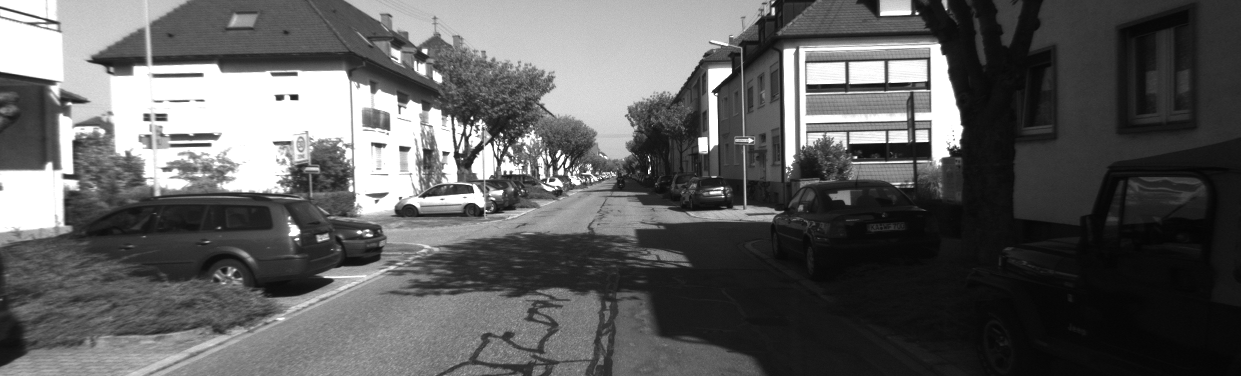
//> input picture data/000072.png, 1241 x 376 px, given in place of , which was not available
$ ./sift_extraction ../data/ ../data/ ../data/ out.png   (built with g++ and OpenCV 4)
//> lines starting //> are read from the running program, lines starting //| are printed output that depends on the picture; after the words box and inside, x2 and y2 are one past the last pixel; in counts of white or black regions, pixels touching at a corner belong together; pictures that were not available may be replaced by others from this repository, and a replacement may not be noted
#include <opencv2/opencv.hpp>
#include <fstream>


/**
 * @brief SIFT feature detection
 * @param img
 * @return
 */
void  detect_kps(const cv::Mat& img, std::vector<cv::KeyPoint>& keypoints, cv::Mat& descriptors) {
    cv::Ptr<cv::FeatureDetector> detector = cv::SIFT::create();
    detector->detect(img, keypoints);
    detector->compute(img, keypoints, descriptors);
}

/**
 * @brief
 * @param descriptors1
 * @param descriptors2
 * @return
 */
std::vector<cv::DMatch> feature_matching(std::vector<cv::KeyPoint>& kps1,
                                         std::vector<cv::KeyPoint>& kps2,
                                         cv::Mat& descriptors1,
                                         cv::Mat& descriptors2) {
    cv::Ptr<cv::DescriptorMatcher> matcher = cv::DescriptorMatcher::create("BruteForce");
    std::vector<cv::DMatch> matches, good_matches;
    matcher->match(descriptors1, descriptors2, matches);
    // filter matches by f matrix
    std::vector<cv::Point2f> pts1, pts2;
    std::vector<uchar> status12, status13;
    for ( auto& m:matches ) {
        pts1.push_back( kps1[m.queryIdx].pt );
        pts2.push_back( kps2[m.trainIdx].pt );
    }
    cv::findFundamentalMat(pts1, pts2, cv::FM_RANSAC, 3, 0.99, status12);
    for ( int i=0; i<status12.size(); i++ ) {
        if ( status12[i] ) {
            good_matches.push_back(matches[i]);
        }
    }
    return good_matches;
}

/**
 * @brief find tri-matches from two matches list
 * @param matches12
 * @param matches13
 * @return
 */
std::vector<std::vector<int>> tri_matches(std::vector<cv::DMatch>& matches12, std::vector<cv::DMatch>& matches13) {
    std::vector<std::vector<int>> tri_matches;
    for ( auto& m12:matches12 ) {
        for ( auto& m13:matches13 ) {
            if ( m12.queryIdx == m13.queryIdx ) {
                std::vector<int> tri_match;
                tri_match.push_back(m12.queryIdx);
                tri_match.push_back(m12.trainIdx);
                tri_match.push_back(m13.trainIdx);
                tri_matches.push_back(tri_match);
            }
        }
    }
    return tri_matches;
}

void show_tri_matches(cv::Mat img1, cv::Mat img2, cv::Mat img3,
                      std::vector<cv::KeyPoint>& kps1, std::vector<cv::KeyPoint>& kps2, std::vector<cv::KeyPoint>& kps3,
                      std::vector<std::vector<int>>& tri_matches) {
    cv::Mat show1, show2, show3;
    show1 = img1.clone(); show2 = img2.clone(); show3 = img3.clone();

    // show matched key points
    for ( auto& m:tri_matches ) {
        cv::circle(show1, kps1[m[0]].pt, 3, cv::Scalar(0, 0, 255), -1);
        cv::circle(show2, kps2[m[1]].pt, 3, cv::Scalar(0, 0, 255), -1);
        cv::circle(show3, kps3[m[2]].pt, 3, cv::Scalar(0, 0, 255), -1);
    }

    // cat images
    cv::Mat cat12, cat;
    cv::hconcat(show1, show2, cat12);
    cv::hconcat(cat12, show3, cat);
    // draw lines
    for ( auto& m:tri_matches ) {
        cv::Point2f p1 = kps1[m[0]].pt;
        cv::Point2f p2 = kps2[m[1]].pt;
        cv::Point2f p3 = kps3[m[2]].pt;
        cv::line(cat, p1, p2 + cv::Point2f((float)img1.cols, 0), cv::Scalar(0, 255, 0), 1);
        cv::line(cat, p2 + cv::Point2f((float)img1.cols, 0), p3 + cv::Point2f((float)img1.cols + (float)img2.cols, 0), cv::Scalar(0, 255, 0), 1);
    }
    // show
    cv::imshow("matches", cat);
}

void save_matches_txt(const std::string& save_path,
                        const std::vector<cv::KeyPoint>& kps1,
                        const std::vector<cv::KeyPoint>& kps2,
                        const std::vector<cv::KeyPoint>& kps3,
                        std::vector<std::vector<int>>& tri_matches) {
    float fx = 718.856, fy = 718.856, cx = 607.1928, cy = 185.2157;

    std::ofstream fout(save_path);

    for ( auto& m:tri_matches ) {
        fout << (kps1[m[0]].pt.x - cx) / fx << " " << (kps1[m[0]].pt.y - cy) / fy << " "
             << (kps2[m[1]].pt.x - cx) / fx << " " << (kps2[m[1]].pt.y - cy) / fy << " "
             << (kps3[m[2]].pt.x - cx) / fx << " " << (kps3[m[2]].pt.y - cy) / fy << std::endl;

//        std::cout << kps1[m[0]].pt.x << " " << kps1[m[0]].pt.y << " "
//                  << kps2[m[1]].pt.x << " " << kps2[m[1]].pt.y << " "
//                  << kps3[m[2]].pt.x << " " << kps3[m[2]].pt.y << std::endl;
    }
    fout.close();
}

int main(int argc, char** argv) {

    if ( argc != 5 ) {
        std::cout << "usage: ./sift img1_dir img2_dir img3_dir output.txt" << std::endl;
        return 1;
    }

    const std::string img1_dir = argv[1];
    const std::string img2_dir = argv[2];
    const std::string img3_dir = argv[3];
    const std::string save_path = argv[4];

    // load images
    cv::Mat img1 = cv::imread(img1_dir);
//> img1 is the input picture: 376 rows x 1241 cols, CV_8UC3; min 4, max 255, mean 94.6
    cv::Mat img2 = cv::imread(img2_dir);
    cv::Mat img3 = cv::imread(img3_dir);

    // detect key points
    std::vector<cv::KeyPoint> kps1, kps2, kps3;
    cv::Mat des1, des2, des3;
    detect_kps(img1, kps1, des1);
//> in detect_kps, `detector->detect(img, keypoints);`: keypoints = 2396 keypoints; strongest (x, y, size): (294, 97, 4.8), (472, 118, 1.9), (279, 97, 4.8), (917, 13, 2.1)
//> kps1 has the same summary as keypoints in detect_kps
    detect_kps(img2, kps2, des2);
//> kps2 has the same summary as keypoints in detect_kps
    detect_kps(img3, kps3, des3);
//> kps3 has the same summary as keypoints in detect_kps

    // match key points
    std::vector<cv::DMatch> matches12 = feature_matching(kps1, kps2, des1, des2);
//> in feature_matching, `matcher->match(descriptors1, descriptors2, matches);`: matches = 2396 matches
//> after the loop in feature_matching, `for ( auto& m:matches )`: pts1 = 2396 Points (x, y), first 12: [3.15, 185], [5.88, 367], [6.07, 366.5], [7.02, 275], [9.71, 228.9], [11.31, 109.1], [11.42, 232], [12.07, 118.1], [12.27, 229.3], [15, 309], [15, 309], [15.65, 101.7]; pts2 has the same summary as pts1
//> in feature_matching, `cv::findFundamentalMat(pts1, pts2, cv::FM_RANSAC, 3, 0.99, status12);`: status12 = 2396 values from 1 to 1
//> after the loop in feature_matching, `for ( int i=0; i<status12.size(); i++ )`: good_matches = 2396 matches
//> matches12 = 2396 matches
    std::vector<cv::DMatch> matches13 = feature_matching(kps1, kps3, des1, des3);
//> matches13 = 2396 matches

    // tri matches
    std::vector<std::vector<int>> ids = tri_matches(matches12, matches13);
//> after the loop in tri_matches, `for ( auto& m12:matches12 )`: tri_matches = 2396 items
//> ids = 2396 items
    save_matches_txt(save_path, kps1, kps2, kps3, ids);
//> the loop in save_matches_txt, `for ( auto& m:tri_matches )` made 2396 passes
//> m on passes 1 to 3: [0, 0, 0], [1, 1, 1], [2, 2, 2]

    // show tri matches
    show_tri_matches(img1, img2, img3, kps1, kps2, kps3, ids);
//> the loop in show_tri_matches, `for ( auto& m:tri_matches )` made 2396 passes
//> after the loop in show_tri_matches, `for ( auto& m:tri_matches )`:
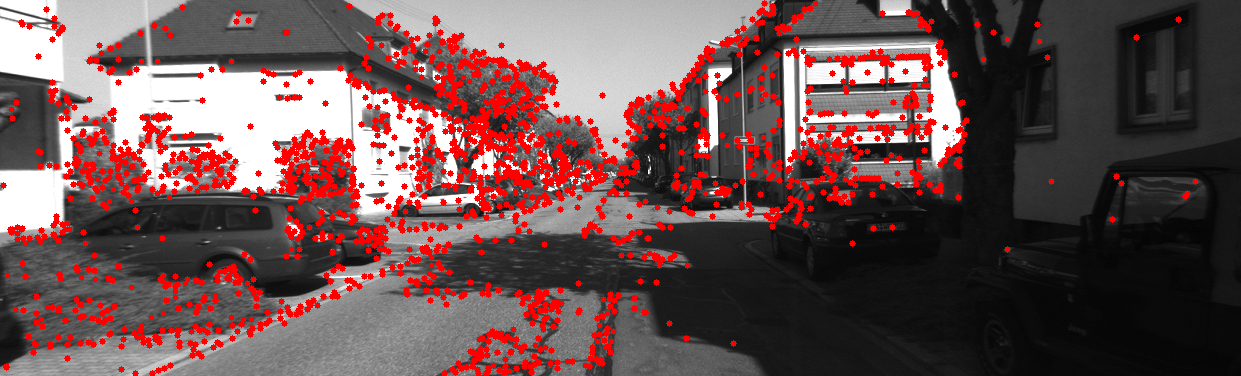
//> show1: 376 rows x 1241 cols, CV_8UC3; 11.05% of pixels changed, all inside (x1, y1, x2, y2) = (0, 0, 1199, 376)
//> in show_tri_matches, `cv::hconcat(show1, show2, cat12);`:
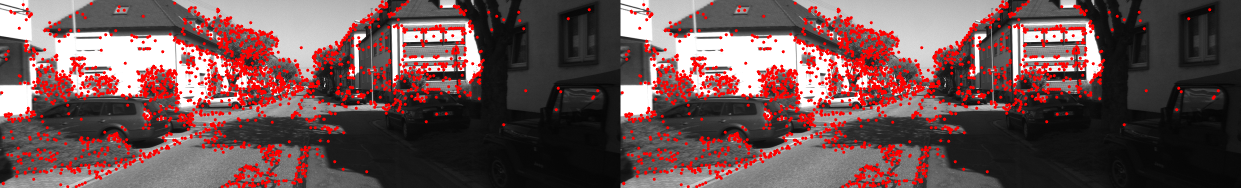
//> cat12: 376 rows x 2482 cols, CV_8UC3 (shown at 1/2 size); mean B, G, R 81, 81, 109.2
//> in show_tri_matches, `cv::hconcat(cat12, show3, cat);`:
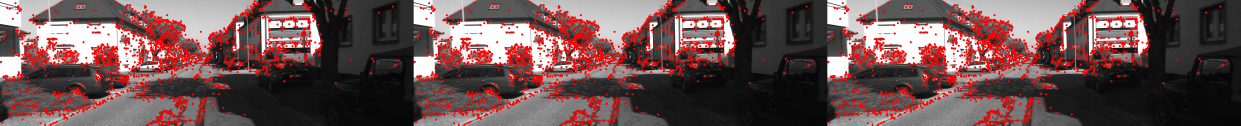
//> cat: 376 rows x 3723 cols, CV_8UC3 (shown at 1/3 size); mean B, G, R 81, 81, 109.2
//> the loop in show_tri_matches, `for ( auto& m:tri_matches )` made 2396 passes
//> (m, p3) on passes 1 to 3: ([0, 0, 0], Point(3.15, 185)), ([1, 1, 1], Point(5.88, 367)), ([2, 2, 2], Point(6.07, 366.5))
//> after the loop in show_tri_matches, `for ( auto& m:tri_matches )`:
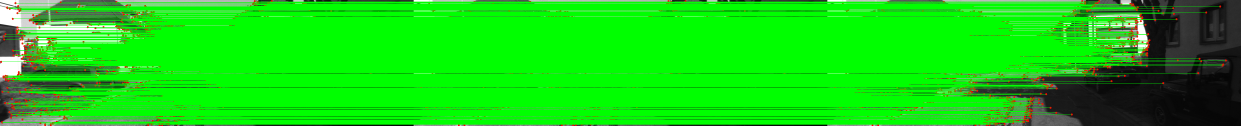
//> cat: 376 rows x 3723 cols, CV_8UC3 (shown at 1/3 size); mean B, G, R 17.2, 210.5, 20.4
    cv::waitKey(0);
}

$ run again, on data/000073.png
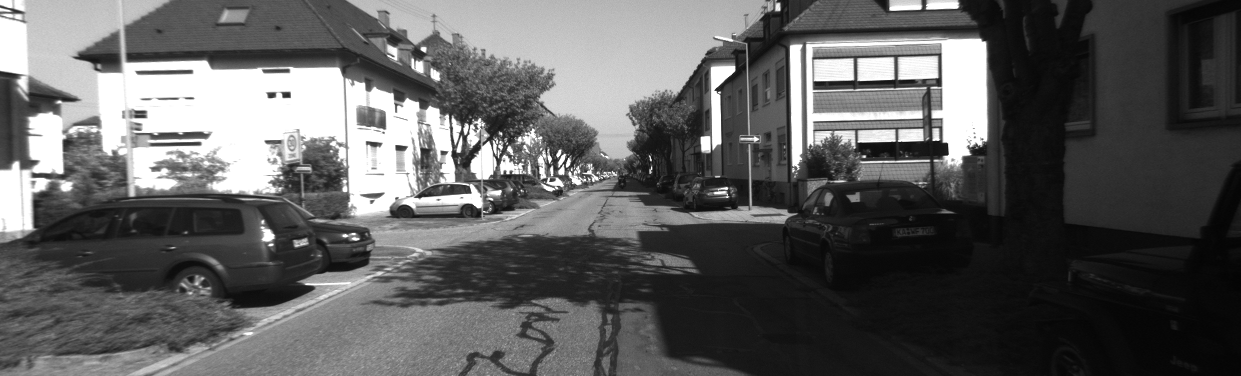
//> input picture data/000073.png, 1241 x 376 px, given in place of , which was not available
//> img1 is the input picture: 376 rows x 1241 cols, CV_8UC3; min 4, max 255, mean 93.9
//> keypoints = 2358 keypoints; strongest (x, y, size): (286, 95, 5.1), (271, 95, 4.9), (720, 73, 13.1), (423, 49, 3.7)
//> kps1 has the same summary as keypoints in detect_kps
//> kps2 has the same summary as keypoints in detect_kps
//> kps3 has the same summary as keypoints in detect_kps
//> matches = 2358 matches
//> after the loop in feature_matching, `for ( auto& m:matches )`: pts1 = 2358 Points (x, y), first 12: [3.01, 219.3], [3.16, 233.5], [4.37, 227.6], [4.37, 227.6], [4.37, 358], [6.73, 230.3], [6.8, 294.3], [7.27, 230.1], [7.37, 364.7], [7.96, 239], [10.33, 15.41], [10.83, 233.4]; pts2 has the same summary as pts1
//> status12 = 2358 values from 1 to 1
//> after the loop in feature_matching, `for ( int i=0; i<status12.size(); i++ )`: good_matches = 2358 matches
//> after the loop in tri_matches, `for ( auto& m12:matches12 )`: tri_matches = 2358 items
//> the loop in save_matches_txt, `for ( auto& m:tri_matches )` made 2358 passes
//> m on passes 1 to 3: [0, 0, 0], [1, 1, 1], [2, 2, 2]
//> the loop in show_tri_matches, `for ( auto& m:tri_matches )` made 2358 passes
//> after the loop in show_tri_matches, `for ( auto& m:tri_matches )`:
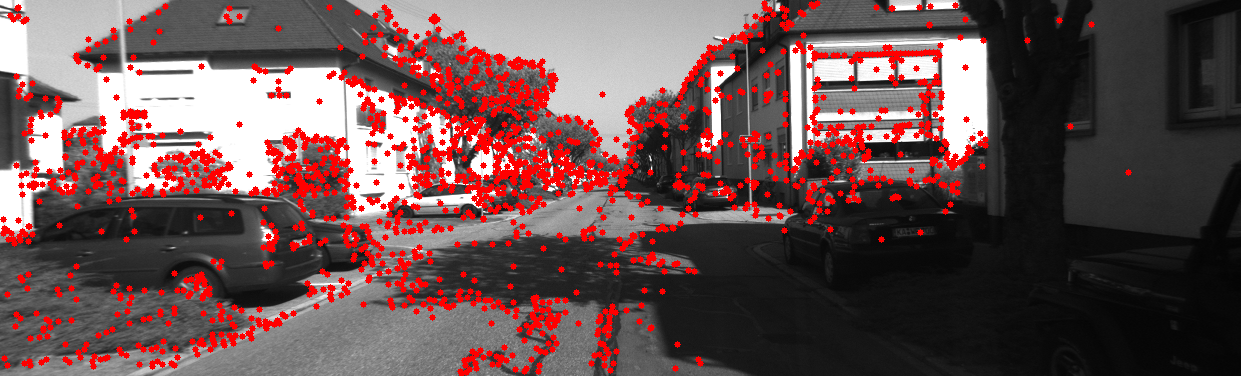
//> show1: 376 rows x 1241 cols, CV_8UC3; 10.87% of pixels changed, all inside (x1, y1, x2, y2) = (0, 0, 1132, 376)
//> the loop in show_tri_matches, `for ( auto& m:tri_matches )` made 2358 passes
//> (m, p3) on passes 1 to 3: ([0, 0, 0], Point(3.01, 219.3)), ([1, 1, 1], Point(3.16, 233.5)), ([2, 2, 2], Point(4.37, 227.6))
//> after the loop in show_tri_matches, `for ( auto& m:tri_matches )`:
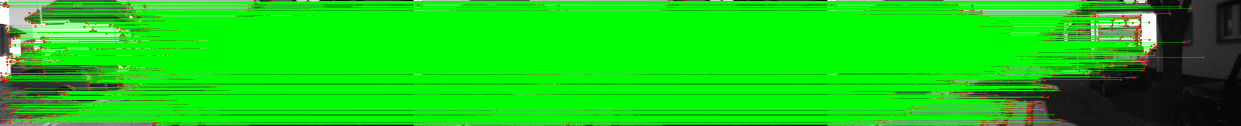
//> cat: 376 rows x 3723 cols, CV_8UC3 (shown at 1/3 size); mean B, G, R 17.3, 209.3, 20.5
